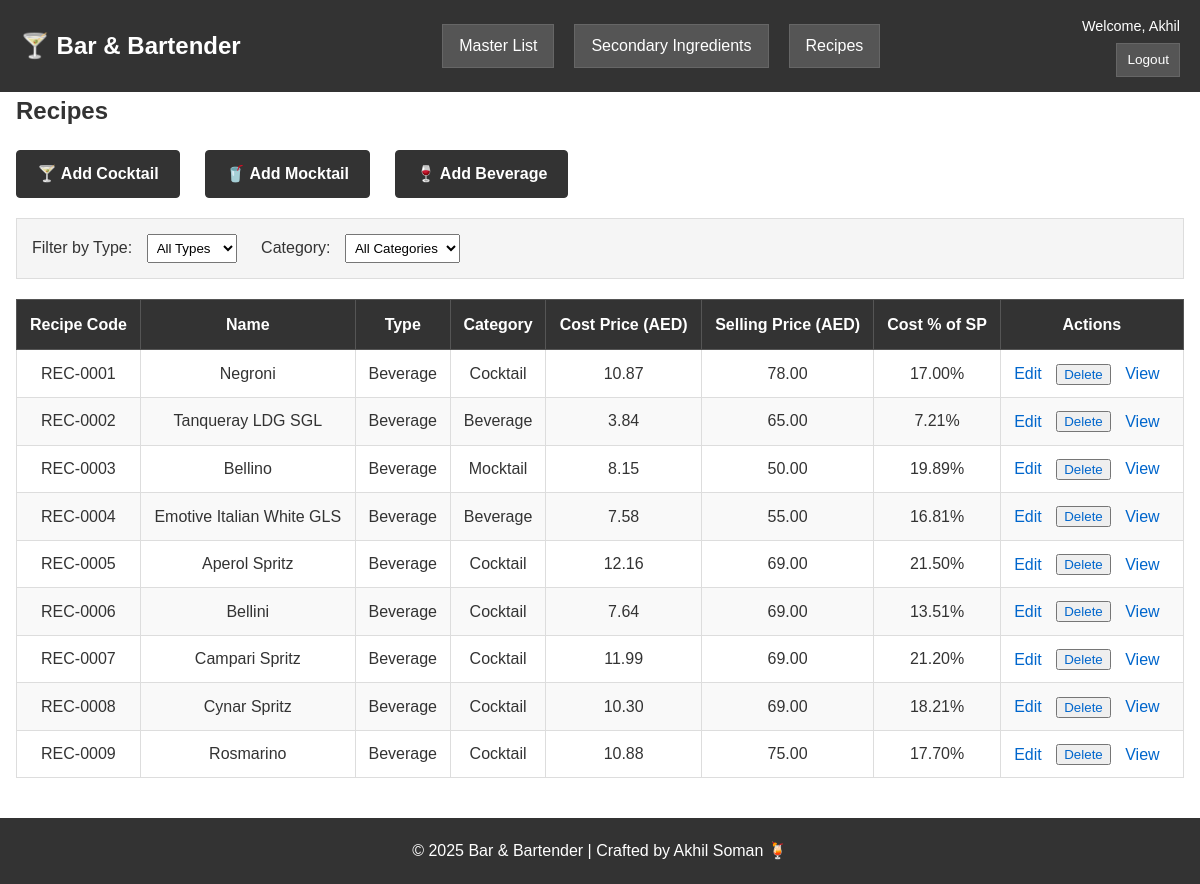
The page /recipes (signed in) on the database its author committed.
### models.py (models this page shows, shortened)
class User(db.Model, UserMixin):
    id = db.Column(db.Integer, primary_key=True)
    username = db.Column(db.String(80), unique=True, nullable=False)
    email = db.Column(db.String(120), unique=True, nullable=False)
    password = db.Column(db.String(200), nullable=False)
    is_admin = db.Column(db.Boolean, default=False)

class Recipe(db.Model):
    id = db.Column(db.Integer, primary_key=True)
    recipe_code = db.Column(db.String(50), unique=True)
    title = db.Column(db.String(150), nullable=False)
    method = db.Column(db.Text)
    recipe_type = db.Column(db.String(20))
    type = db.Column(db.String(20))
    item_level = db.Column(db.String(20), default='Primary')
    created_at = db.Column(db.DateTime, default=datetime.utcnow)
    user_id = db.Column(db.Integer, db.ForeignKey('user.id'), nullable=False)
    creator = db.relationship('User', backref='recipes')
    ingredients = db.relationship('RecipeIngredient', backref='recipe', cascade='all, delete-orphan')
    image_path = db.Column(db.String(255))
    selling_price = db.Column(db.Float, default=0.0)
    vat_percentage = db.Column(db.Float, default=0.0)
    service_charge_percentage = db.Column(db.Float, default=0.0)
    government_fees_percentage = db.Column(db.Float, default=0.0)
    garnish = db.Column(db.Text)
    def calculate_total_cost(self):
        try:
            total = 0.0
            for i in self.ingredients:
                cost = i.calculate_cost()
                total += cost
            return round(total, 2)
        except Exception as e:
            import logging
            logging.error(f"Error calculating total cost for Recipe {self.id}: {str(e)}")
            return 0.0
    def cost_percentage(self):
        total_cost = self.calculate_total_cost()
        if self.selling_price and self.selling_price > 0:
            vat = self.vat_percentage or 0.0
            service_charge = self.service_charge_percentage or 0.0
            govt_fees = self.government_fees_percentage or 0.0
            total_fees_percentage = vat + service_charge + govt_fees
            if total_fees_percentage > 0:
                base_selling_price = self.selling_price / (1 + total_fees_percentage / 100)
            else:
                base_selling_price = self.selling_price
            return round((total_cost / base_selling_price) * 100, 2)
        return None
    def selling_price_value(self):
        return round(self.selling_price or 0.0, 2)

### blueprints/recipes.py (the view, shortened to what this page needs)
@recipes_bp.route('/recipes', methods=['GET'])
@login_required
def recipes_list():
    ensure_schema_updates()
    try:
        from sqlalchemy.orm import joinedload
        recipes = Recipe.query.options(
            joinedload(Recipe.ingredients)
        ).all()
        recipe_type_filter = request.args.get('type', '')
        category_filter = (request.args.get('category', '') or '').lower()
        if recipe_type_filter:
            recipes = [r for r in recipes if r.recipe_type == recipe_type_filter]
        for recipe in recipes:
            _ = recipe.ingredients
            for ingredient in recipe.ingredients:
                _ = ingredient.get_product()
        return render_template('recipes/list.html', recipes=recipes, selected_type=recipe_type_filter, selected_category=category_filter)
    except Exception as e:
        current_app.logger.error(f"Error in recipes_list: {str(e)}", exc_info=True)
        flash('An error occurred while loading recipes.', 'error')
        return render_template('recipes/list.html', recipes=[], selected_type='', selected_category='')

### models.py (called while the page is built)
    def calculate_cost(self):
        return round(sum(i.calculate_cost() for i in self.ingredients), 2)

    def calculate_cost_per_unit(self):
        if self.total_volume_ml > 0:
            return round(self.calculate_cost() / self.total_volume_ml, 4)
        return 0.0

    def calculate_cost(self):
        prod = self.product
        qty = self.quantity
        if not prod:
            return 0.0
        if prod.cost_per_unit is None or prod.cost_per_unit == 0:
            return 0.0
        if prod.selling_unit == "ml":
            cost_per_unit = prod.cost_per_unit
        elif prod.selling_unit == "grams":
            cost_per_unit = prod.cost_per_unit
        elif prod.selling_unit == "pieces":
            cost_per_unit = prod.cost_per_unit
        else:
            if prod.ml_in_bottle and prod.ml_in_bottle > 0:
                cost_per_unit = prod.cost_per_unit / prod.ml_in_bottle
            else:
                cost_per_unit = prod.cost_per_unit
        total_cost = cost_per_unit * qty
        return round(total_cost, 2)

    def get_product(self):
        if self.ingredient_type:
            if self.ingredient_type == "Product":
                return Product.query.get(self.ingredient_id)
            elif self.ingredient_type == "Homemade":
                return HomemadeIngredient.query.get(self.ingredient_id)
            elif self.ingredient_type == "Recipe":
                return Recipe.query.get(self.ingredient_id)
        elif self.product_type:
            if self.product_type == "Product":
                return Product.query.get(self.product_id)
            else:
                return HomemadeIngredient.query.get(self.product_id)
        return None

    def get_quantity(self):
        if self.quantity is not None:
            return self.quantity
        elif self.quantity_ml is not None:
            return self.quantity_ml
        return 0.0

### utils/helpers.py (called while the page is built)
def inject_now():
    return {'current_year': datetime.now().year}

### templates/recipes/list.html (shortened to what this page needs)
{% extends "base.html" %}
{% block page_panel %}
<div class="panel-header">
    <h2>Recipes</h2>
</div>
<div class="recipe-category-buttons">
    <a class="btn btn-category" href="{{ url_for('recipes.add_recipe', category='cocktails') }}">
        🍸 Add Cocktail
    </a>
    <a class="btn btn-category" href="{{ url_for('recipes.add_recipe', category='mocktails') }}">
        🥤 Add Mocktail
    </a>
    <a class="btn btn-category" href="{{ url_for('recipes.add_recipe', category='beverages') }}">
        🍷 Add Beverage
    </a>
</div>
<div class="panel-controls">
    <label for="typeFilter">Filter by Type:</label>
    <select id="typeFilter" onchange="filterByType()">
        <option value="">All Types</option>
    </select>
    <label for="categoryFilter">Category:</label>
    <select id="categoryFilter" onchange="filterByCategory()">
        <option value="">All Categories</option>
    </select>
</div>
<div class="table-wrapper">
<table class="data-table recipes-table">
    <colgroup>
        <col class="col-code">
        <col class="col-name">
        <col class="col-type">
        <col class="col-level">
        <col class="col-cost">
        <col class="col-selling">
        <col class="col-percent">
        <col class="col-actions">
    </colgroup>
    <thead>
        <tr>
            <th>Recipe Code</th>
            <th>Name</th>
            <th>Type</th>
            <th>Category</th>
            <th>Cost Price (AED)</th>
            <th>Selling Price (AED)</th>
            <th>Cost % of SP</th>
            <th>Actions</th>
        </tr>
    </thead>
    <tbody>
    {% for recipe in recipes %}
        {% set cost_price = recipe.calculate_total_cost() %}
        {% set selling_price = recipe.selling_price_value() %}
        {% set cost_percent = recipe.cost_percentage() %}
        <tr>
            <td>{{ recipe.recipe_code if recipe.recipe_code else 'N/A' }}</td>
            <td>{{ recipe.title }}</td>
            <td>{{ recipe.recipe_type if recipe.recipe_type else (recipe.type if recipe.type else 'N/A') }}</td>
            <td>
                {% set cat_key = (recipe.type or recipe.recipe_type or '')|lower %}
                {% if cat_key in ['cocktails','classic'] %}
                    Cocktail
                {% elif cat_key in ['mocktails','signature'] %}
                    Mocktail
                {% elif cat_key in ['beverages','beverage'] %}
                    Beverage
                {% else %}
                    N/A
                {% endif %}
            </td>
            <td>{{ "%.2f"|format(cost_price) }}</td>
            <td>{{ "%.2f"|format(selling_price) }}</td>
            <td>{{ cost_percent is not none and ("%.2f"|format(cost_percent) ~ '%') or '--' }}</td>
            <td class="actions-cell">
                <a class="link-action" href="{{ url_for('recipes.edit_recipe', id=recipe.id) }}">Edit</a>
                <form method="POST" action="{{ url_for('recipes.delete_recipe', id=recipe.id) }}" onsubmit="return confirm('Delete this recipe?');" class="inline-form">
                    <button type="submit" class="link-action">Delete</button>
                </form>
                {% if recipe.recipe_code %}
                <a class="link-action" href="{{ url_for('recipes.view_recipe_by_code', code=recipe.recipe_code) }}">View</a>
                {% else %}
                <a class="link-action" href="{{ url_for('recipes.view_recipe', id=recipe.id) }}">View</a>
                {% endif %}
            </td>
        </tr>
    {% endfor %}
    </tbody>
</table>
</div>
{% endblock %}

### templates/base.html (shortened to what this page needs)
<!DOCTYPE html>
<html lang="en">
<head>
    <link rel="stylesheet" href="{{ url_for('static', filename='style.css') }}">
</head>
<body>
    <header class="navbar">
        <div class="nav-left">
            <h1><a href="{{ url_for('main.index') }}">🍸 Bar & Bartender</a></h1>
        </div>
        <nav class="nav-center">
            <a class="nav-pill" href="{{ url_for('products.ingredients_master') }}">Master List</a>
            <a class="nav-pill" href="{{ url_for('secondary.secondary_ingredients') }}">Secondary Ingredients</a>
            <a class="nav-pill" href="{{ url_for('recipes.recipes_list') }}">Recipes</a>
        </nav>
        <div class="nav-right {% if current_user.is_authenticated %}nav-right-auth{% endif %}">
            {% if current_user.is_authenticated %}
                <span class="nav-welcome">Welcome, {{ current_user.username }}</span>
                <a class="nav-logout" href="{{ url_for('auth.logout') }}">Logout</a>
            {% else %}
                <a href="{{ url_for('auth.login') }}">Login</a>
                <a href="{{ url_for('auth.register') }}">Register</a>
            {% endif %}
        </div>
    </header>
    <main class="content">
        <div class="page-body">
            {% block page_panel %}{% endblock %}
        </div>
    </main>
    <footer>
        <p>© {{ current_year }} Bar & Bartender | Crafted by Akhil Soman 🍹</p>
    </footer>
</body>
</html>

### static/style.css (style rules this page uses)
* { box-sizing: border-box; }
body { font-family: Arial, sans-serif; background: #ffffff; color: #333; margin: 0; padding: 0; line-height: 1.6; }
.navbar { background: #333; color: white; padding: 15px 20px; display: flex; align-items: center; justify-content: space-between; flex-wrap: wrap; }
.navbar h1 { margin: 0; font-size: 1.5rem; }
.navbar a { color: #fff; text-decoration: none; }
.nav-left { display: flex; align-items: center; gap: 15px; }
.nav-center { flex: 1; display: flex; justify-content: center; gap: 20px; flex-wrap: wrap; }
.nav-pill { padding: 8px 16px; background: #555; color: white; text-decoration: none; border: 1px solid #666; }
.nav-right { display: flex; align-items: center; gap: 15px; }
.nav-right-auth { flex-direction: column; align-items: flex-end; gap: 5px; }
.nav-welcome { font-size: 0.9rem; }
.nav-logout { font-size: 0.85rem; padding: 5px 10px; background: #555; color: white; text-decoration: none; border: 1px solid #666; }
main { padding: 20px; min-height: calc(100vh - 200px); }
.content { max-width: 1400px; margin: 0 auto; }
.page-body { width: 100%; }
.panel-header { display: flex; justify-content: space-between; align-items: center; margin-bottom: 20px; }
.panel-header h2 { margin: 0; }
.recipe-category-buttons { display: flex; gap: 15px; margin-bottom: 20px; flex-wrap: wrap; }
.btn-category { padding: 12px 24px; font-size: 1.1rem; font-weight: bold; text-decoration: none; border-radius: 4px; transition: all 0.3s ease; }
.panel-controls { margin-bottom: 20px; padding: 15px; background: #f5f5f5; border: 1px solid #ddd; }
.panel-controls label { margin-right: 10px; }
.panel-controls select { margin-right: 20px; padding: 5px; }
.table-wrapper { overflow-x: auto; margin-bottom: 20px; }
table { width: 100%; border-collapse: collapse; background: white; border: 1px solid #ddd; }
table thead { background: #333; color: white; }
table th { padding: 12px; text-align: center; font-weight: bold; border: 1px solid #555; }
table td { padding: 10px 12px; border: 1px solid #ddd; text-align: center; }
table tbody tr:nth-child(even) { background: #f9f9f9; }
.data-table { width: 100%; max-width: 1600px; margin: 0 auto; }
form { max-width: 600px; }
.btn { display: inline-block; padding: 10px 20px; background: #333; color: white; text-decoration: none; border: 1px solid #333; cursor: pointer; font-size: 1rem; margin-right: 10px; }
.actions-cell { white-space: nowrap; }
.actions-cell .inline-form, .actions-cell form { display: inline; margin: 0; padding: 0; }
.actions-cell .link-action, .actions-cell button.link-action { display: inline-block; margin-right: 10px; vertical-align: middle; }
.link-action { color: #0066cc; text-decoration: none; margin-right: 10px; }
footer { background: #333; color: white; text-align: center; padding: 20px; margin-top: 40px; }
footer p { margin: 0; }
@media (max-width: 1200px) { .content { padding: 0 16px; } }
@media (max-width: 1200px) { .panel-header { flex-wrap: wrap; gap: 12px; } }

### rows shown on the page
User: username "Akhil"
Recipe: recipe_code "REC-0001", title "Negroni", recipe_type "Beverage", shows "Cocktail", cost_price "10.87", selling_price "78.00", cost_percent "17.00%"
Recipe: recipe_code "REC-0002", title "Tanqueray LDG SGL", recipe_type "Beverage", cost_price "3.84", selling_price "65.00", cost_percent "7.21%"
Recipe: recipe_code "REC-0003", title "Bellino", recipe_type "Beverage", shows "Mocktail", cost_price "8.15", selling_price "50.00", cost_percent "19.89%"
Recipe: recipe_code "REC-0004", title "Emotive Italian White GLS", recipe_type "Beverage", cost_price "7.58", selling_price "55.00", cost_percent "16.81%"
Recipe: recipe_code "REC-0005", title "Aperol Spritz", recipe_type "Beverage", shows "Cocktail", cost_price "12.16", selling_price "69.00", cost_percent "21.50%"
Recipe: recipe_code "REC-0006", title "Bellini", recipe_type "Beverage", shows "Cocktail", cost_price "7.64", selling_price "69.00", cost_percent "13.51%"
Recipe: recipe_code "REC-0007", title "Campari Spritz", recipe_type "Beverage", shows "Cocktail", cost_price "11.99", selling_price "69.00", cost_percent "21.20%"
Recipe: recipe_code "REC-0008", title "Cynar Spritz", recipe_type "Beverage", shows "Cocktail", cost_price "10.30", selling_price "69.00", cost_percent "18.21%"
Recipe: recipe_code "REC-0009", title "Rosmarino", recipe_type "Beverage", shows "Cocktail", cost_price "10.88", selling_price "75.00", cost_percent "17.70%"
